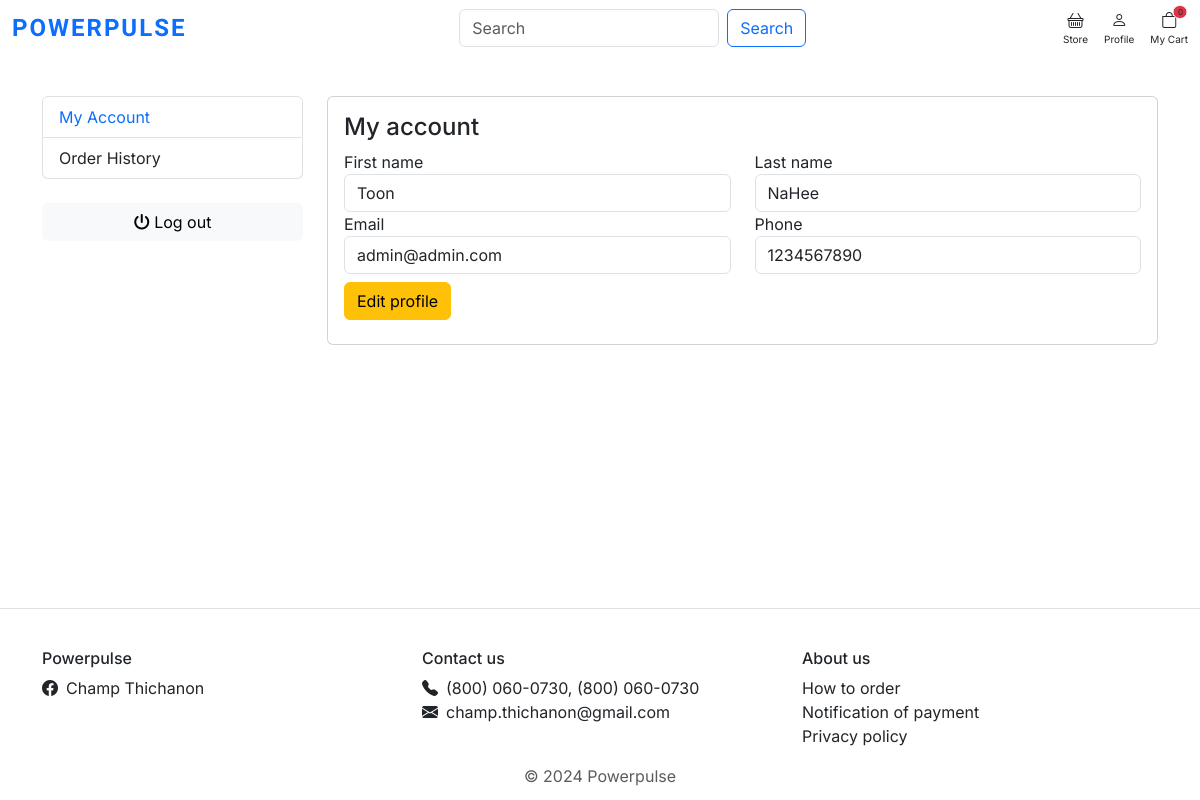
/my_account/ (signed in), run on the app's committed database.
### accounts/models.py (models this page shows, shortened)
class Account(AbstractBaseUser):
    first_name = models.CharField(max_length=50)
    last_name = models.CharField(max_length=50)
    email = models.EmailField(max_length=100, unique=True)
    phone_number = models.CharField(max_length=10, blank=True, null=True)
    date_joined = models.DateTimeField(auto_now_add=True)
    last_login = models.DateTimeField(auto_now=True, null=False)
    is_admin = models.BooleanField(default=False)
    is_staff = models.BooleanField(default=False)
    is_active = models.BooleanField(default=True)
    is_superuser = models.BooleanField(default=False)
    USERNAME_FIELD = (
        "email"
    )
    REQUIRED_FIELDS = [
        "first_name",
        "last_name",
    ]
    objects = MyAccountManager()

### accounts/views.py (the view)
# urls.py: path("my_account/", views.my_account, name="my_account"),
def my_account(request):
    return render(request, "profiles/my_account.html")

### carts/context_processors.py (called while the page is built)
def counter(request):
    cart_count = 0
    if "admin" in request.path:
        return {}
    else:
        try:
            cart = Cart.objects.filter(cart_id=_cart_id(request))
            cart_items = CartItem.objects.all().filter(cart=cart[:1])
            for cart_item in cart_items:
                cart_count += cart_item.quantity
        except Cart.DoesNotExist:
            cart_count = 0
    return dict(cart_count=cart_count)

### carts/views.py (called while the page is built)
def _cart_id(request):
    cart = (
        request.session.session_key
    )
    if not cart:
        cart = request.session.create()
    return cart

### category/context_processors.py (called while the page is built)
def menu_links(request):
    links = Category.objects.all()
    return dict(links=links)

### templates/profiles/my_account.html (shortened to what this page needs)
{% extends 'profiles/profile_layout.html'%}
{% load static %}
{% block subcontent %}
<div class="col-md-9">
    <div class="card">
        <div class="card-body">
            <h4 class="card-title">My account</h4>
            <form method="POST" action="{% url 'edit_profile' %}">
                <div class="form-row row">
                    <div class="col-md-6 form-group">
                        <label>First name</label>
                        <input type="text" class="form-control" name="first_name" value="{{user.first_name}}" readonly required>
                    </div>
                    <div class="col-md-6 form-group">
                        <label>Last name</label>
                        <input type="text" class="form-control" name="last_name" value="{{user.last_name}}" readonly required>
                    </div>
                    <div class="col-md-6 form-group">
                        <label>Email</label>
                        <input type="email" class="form-control" value="{{user.email}}" readonly>
                    </div>
                    <div class="form-group col-md-6">
                        <label>Phone</label>
                        <input type="tel" pattern="\d{9,10}" class="form-control" name="phone_number" value="{{user.phone_number}}"
                            readonly>
                    </div>
                </div>
                <div class="buttons">
                    <button id="edit" class="my-2 btn btn-warning btn-block" style="display: inline;">Edit profile
                    </button>
                </div>
            </form>
        </div>
    </div>
</div>
{% endblock subcontent %}

### static/css/base.css (style rules this page uses)
html,body { margin: 0; }

### static/css/text.css (style rules this page uses)
body { font-family: "Inter", sans-serif; }

### data on the page
Account: first_name "Toon", last_name "NaHee", email "admin@admin.com", phone_number "1234567890"

### other printed values
{{ cart_count }} "0"
